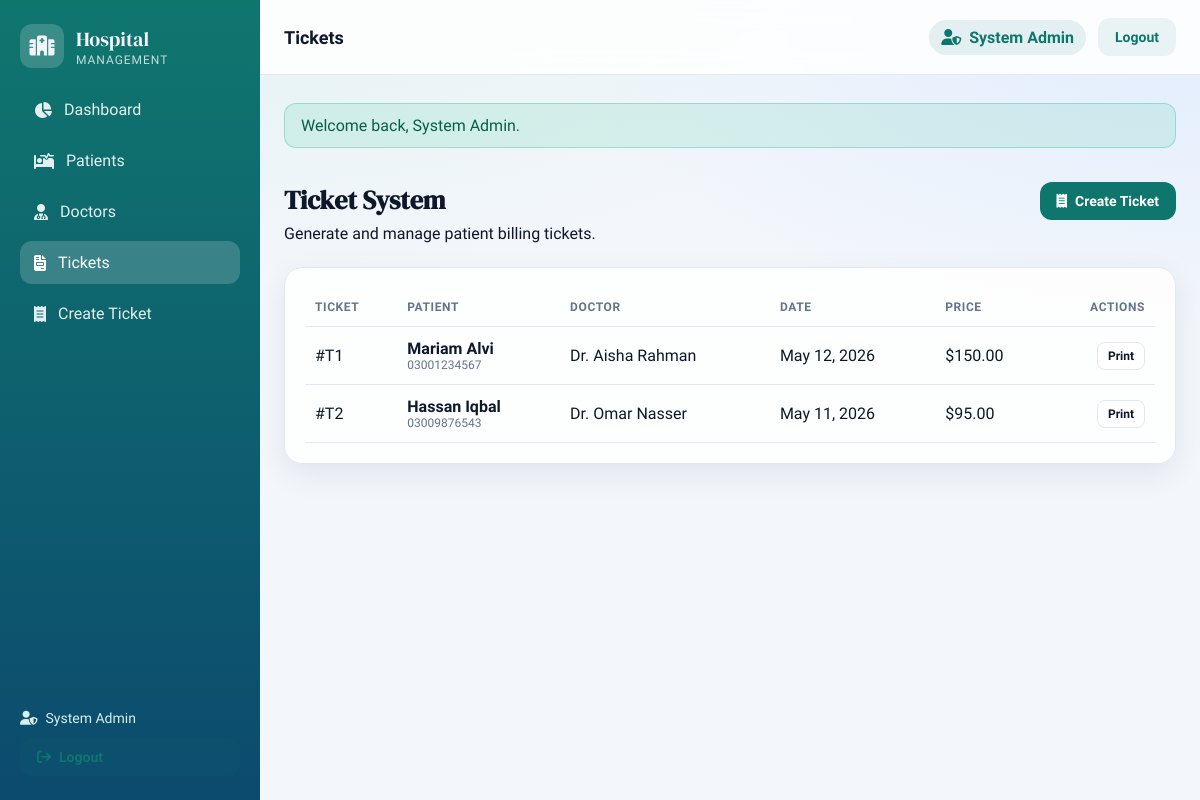
The app's page /tickets.php (signed in) with its own data.
### tables this page shows
CREATE TABLE tickets (
    id INT AUTO_INCREMENT PRIMARY KEY,
    patient_id INT NOT NULL,
    doctor_id INT NOT NULL,
    ticket_date DATE NOT NULL,
    price DECIMAL(10, 2) NOT NULL,
    created_at TIMESTAMP DEFAULT CURRENT_TIMESTAMP,
    FOREIGN KEY (patient_id) REFERENCES patients(id) ON DELETE CASCADE,
    FOREIGN KEY (doctor_id) REFERENCES doctors(id) ON DELETE CASCADE
);

CREATE TABLE patients (
    id INT AUTO_INCREMENT PRIMARY KEY,
    full_name VARCHAR(100) NOT NULL,
    age INT NOT NULL,
    gender VARCHAR(20) NOT NULL,
    phone VARCHAR(20) NOT NULL,
    email VARCHAR(120) NOT NULL,
    address VARCHAR(255) NOT NULL,
    disease VARCHAR(120) NOT NULL,
    blood_group VARCHAR(10) NOT NULL,
    admission_date DATE NOT NULL,
    assigned_doctor_id INT DEFAULT NULL,
    created_at TIMESTAMP DEFAULT CURRENT_TIMESTAMP,
    FOREIGN KEY (assigned_doctor_id) REFERENCES doctors(id) ON DELETE SET NULL
);

CREATE TABLE doctors (
    id INT AUTO_INCREMENT PRIMARY KEY,
    name VARCHAR(100) NOT NULL,
    specialization VARCHAR(120) NOT NULL,
    phone VARCHAR(20) NOT NULL,
    email VARCHAR(120) NOT NULL UNIQUE,
    experience INT NOT NULL,
    created_at TIMESTAMP DEFAULT CURRENT_TIMESTAMP
);

### tickets.php (the view, shortened to what this page needs)
<?php
require_once __DIR__ . '/includes/bootstrap.php';
$tickets = mysqli_query(
    $conn,
    "SELECT t.*, p.full_name, p.phone, d.name AS doctor_name, d.specialization
     FROM tickets t
     INNER JOIN patients p ON t.patient_id = p.id
     INNER JOIN doctors d ON t.doctor_id = d.id
     ORDER BY t.created_at DESC"
);
include __DIR__ . '/includes/header.php';
?>
<div class="page-header">
    <div>
        <h1>Ticket System</h1>
        <p>Generate and manage patient billing tickets.</p>
    </div>
    <a class="btn btn-primary" href="ticket_create.php">
        <i class="fa-solid fa-receipt"></i>
        Create Ticket
    </a>
</div>
<div class="panel">
    <div class="table-wrap">
        <table>
            <thead>
                <tr>
                    <th>Ticket</th>
                    <th>Patient</th>
                    <th>Doctor</th>
                    <th>Date</th>
                    <th>Price</th>
                    <th class="text-right">Actions</th>
                </tr>
            </thead>
            <tbody>
                <?php if ($tickets && mysqli_num_rows($tickets) > 0) : ?>
                    <?php while ($row = mysqli_fetch_assoc($tickets)) : ?>
                        <tr>
                            <td>#T<?php echo e($row['id']); ?></td>
                            <td>
                                <div class="cell-title"><?php echo e($row['full_name']); ?></div>
                                <div class="cell-subtitle"><?php echo e($row['phone']); ?></div>
                            </td>
                            <td><?php echo e($row['doctor_name']); ?></td>
                            <td><?php echo e(formatDate($row['ticket_date'])); ?></td>
                            <td>$<?php echo number_format((float)$row['price'], 2); ?></td>
                            <td class="text-right">
                                <a class="btn btn-sm btn-outline" href="ticket_print.php?id=<?php echo $row['id']; ?>" target="_blank">Print</a>
                            </td>
                        </tr>
                    <?php endwhile; ?>
                <?php else : ?>
                    <tr>
                        <td colspan="6" class="muted">No tickets issued yet.</td>
                    </tr>
                <?php endif; ?>
            </tbody>
        </table>
    </div>
</div>
<?php include __DIR__ . '/includes/footer.php'; ?>

### css/style.css (style rules this page uses)
:root { --body-font: "Sora", sans-serif; --heading-font: "DM Serif Display", serif; --bg: #f3f6fb; --surface: rgba(255, 255, 255, 0.86); --surface-strong: #ffffff; --text: #0f172a; --muted: #64748b; --primary: #0f766e; --primary-dark: #0b5f57; --border: #e2e8f0; --shadow-sm: 0 10px 30px rgba(15, 23, 42, 0.08); --shadow-lg: 0 24px 60px rgba(15, 23, 42, 0.18); }
* { margin: 0; padding: 0; box-sizing: border-box; }
body { font-family: var(--body-font); color: var(--text); background: radial-gradient(1200px 600px at 20% -10%, rgba(223, 242, 241, 0.9) 0%, rgba(223, 242, 241, 0) 60%), radial-gradient(1200px 600px at 100% 0%, rgba(219, 234, 254, 0.8) 0%, rgba(219, 234, 254, 0) 55%), var(--bg); min-height: 100vh; }
a { text-decoration: none; color: inherit; }
.page-header { display: flex; align-items: flex-start; justify-content: space-between; gap: 16px; }
.page-header h1 { font-family: var(--heading-font); font-size: 26px; margin-bottom: 6px; }
.panel { background: var(--surface); border: 1px solid var(--border); border-radius: 18px; padding: 20px; box-shadow: var(--shadow-sm); }
.table-wrap { width: 100%; overflow-x: auto; }
table { width: 100%; border-collapse: collapse; min-width: 640px; }
th, td { padding: 12px 10px; text-align: left; border-bottom: 1px solid var(--border); }
th { font-size: 12px; text-transform: uppercase; letter-spacing: 0.05em; color: var(--muted); }
.cell-title { font-weight: 600; }
.cell-subtitle { font-size: 12px; color: var(--muted); }
.btn { display: inline-flex; align-items: center; gap: 8px; padding: 10px 16px; border-radius: 12px; border: 1px solid transparent; font-weight: 600; font-size: 14px; cursor: pointer; transition: all 0.2s ease; }
.btn-primary { background: var(--primary); color: #ffffff; }
.btn-outline { border-color: var(--border); color: var(--text); background: #ffffff; }
.btn-sm { padding: 6px 10px; font-size: 12px; border-radius: 8px; }
.text-right { text-align: right; }

### records on screen
tickets: id "1", patient.full_name "Mariam Alvi", patient.phone "03001234567", doctor.name "Dr. Aisha Rahman", ticket_date "May 12, 2026", price "150.00"
tickets: id "2", patient.full_name "Hassan Iqbal", patient.phone "03009876543", doctor.name "Dr. Omar Nasser", ticket_date "May 11, 2026", price "95.00"

### other values on screen
currentAdminName() "System Admin"
$pageTitle "Tickets"
$flash['message'] "Welcome back, System Admin."
